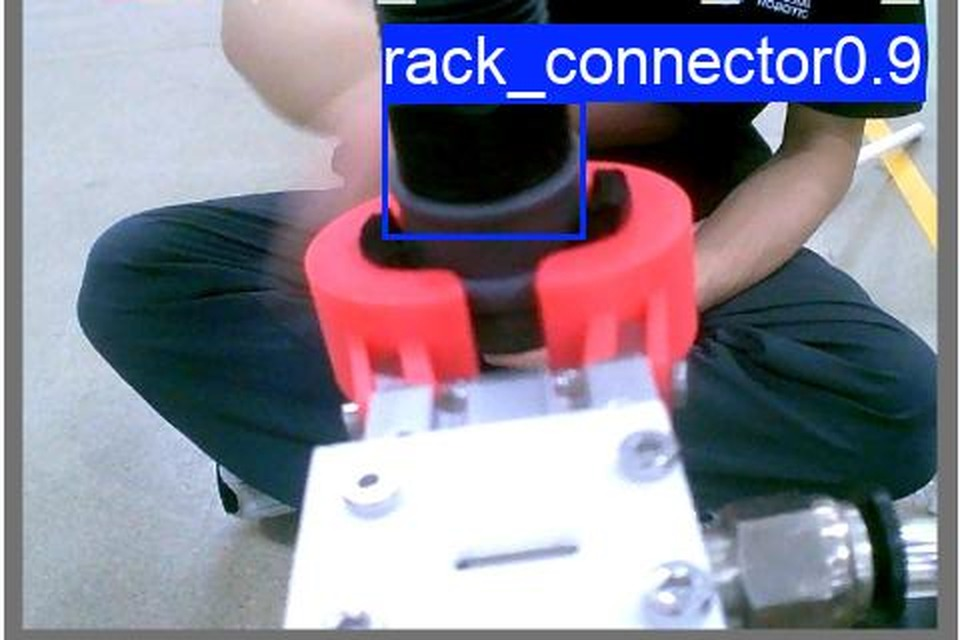
#> input picture images/detection_single.jpg, 960 x 640 px
$ python annotate_connector.py --images ../images
#> lines starting #> are read from the running program, lines starting #| are printed output that depends on the picture; after the words box and inside, x2 and y2 are one past the last pixel; in counts of white or black regions, pixels touching at a corner belong together
"""Minimal YOLO bbox annotator for connector-like classes.

Controls:
- Drag left mouse button: draw one connector box; repeat for multiple boxes.
- s: save current labels and go next; empty labels are allowed after c.
- n or d: next image without saving.
- a: previous image.
- z or BACKSPACE: delete last box.
- c: clear all boxes.
- q or ESC: quit.
"""

from __future__ import annotations

import argparse
from pathlib import Path

import cv2


IMAGE_EXTS = {".jpg", ".jpeg", ".png", ".bmp"}


def parse_args():
    parser = argparse.ArgumentParser()
    parser.add_argument("--images", required=True)
    parser.add_argument("--class-name", default="connector")
    parser.add_argument("--class-id", type=int, default=0)
    return parser.parse_args()


def load_images(path: Path):
    return sorted(p for p in path.iterdir() if p.suffix.lower() in IMAGE_EXTS)


def label_path(image_path: Path) -> Path:
    return image_path.with_suffix(".txt")


def read_existing_boxes(image_path: Path):
    txt = label_path(image_path)
    if not txt.exists():
        return []
    lines = [line.strip() for line in txt.read_text(encoding="utf-8").splitlines() if line.strip()]
    if not lines:
        return []
    image = cv2.imread(str(image_path))
    if image is None:
        return []
    ih, iw = image.shape[:2]
    boxes = []
    for line in lines:
        parts = line.split()
        if len(parts) != 5:
            continue
        _, cx, cy, w, h = map(float, parts)
        x1 = int((cx - w / 2) * iw)
        y1 = int((cy - h / 2) * ih)
        x2 = int((cx + w / 2) * iw)
        y2 = int((cy + h / 2) * ih)
        box = normalize_box((x1, y1, x2, y2), iw, ih)
        if box is not None:
            boxes.append(box)
    return boxes


# [26 lines left out: functions normalize_box, save_yolo, not called in this run]


def main():
    args = parse_args()
    image_dir = Path(args.images)
    images = load_images(image_dir)
    if not images:
        raise SystemExit(f"no images found in {image_dir}")

    (image_dir / "classes.txt").write_text(f"{args.class_name}\n", encoding="utf-8")

    index = 0
    drawing = False
    start = None
    boxes = []
    preview_box = None
    window = "annotate connector"

    # [18 lines left out: function mouse, not called in this run]

    cv2.namedWindow(window, cv2.WINDOW_NORMAL)
    cv2.setMouseCallback(window, mouse)

    while 0 <= index < len(images):
        image_path = images[index]
        boxes = read_existing_boxes(image_path)
        preview_box = None

        while index < len(images) and images[index] == image_path:
            image = cv2.imread(str(image_path))
#> image is the input picture: shape (640, 960, 3); mean B, G, R 149.3, 130.1, 133.7
            if image is None:
                index += 1
                break
            ih, iw = image.shape[:2]
#> ih = 640; iw = 960

            frame = image.copy()
            for box_index, box in enumerate(boxes, start=1):
                normalized = normalize_box(box, iw, ih)
                if normalized is not None:
                    x1, y1, x2, y2 = normalized
                    cv2.rectangle(frame, (x1, y1), (x2, y2), (0, 255, 255), 2)
                    cv2.putText(
                        frame,
                        f"{args.class_name} {box_index}",
                        (x1, max(20, y1 - 8)),
                        cv2.FONT_HERSHEY_SIMPLEX,
                        0.7,
                        (0, 255, 255),
                        2,
                    )

            if preview_box is not None:
                normalized = normalize_box(preview_box, iw, ih)
                if normalized is not None:
                    x1, y1, x2, y2 = normalized
                    cv2.rectangle(frame, (x1, y1), (x2, y2), (80, 220, 255), 1)

            text = f"{index + 1}/{len(images)} {image_path.name}  boxes:{len(boxes)} | s save | z undo | n next | a prev | c clear | q quit"
            cv2.putText(frame, text, (12, 28), cv2.FONT_HERSHEY_SIMPLEX, 0.65, (0, 255, 0), 2)
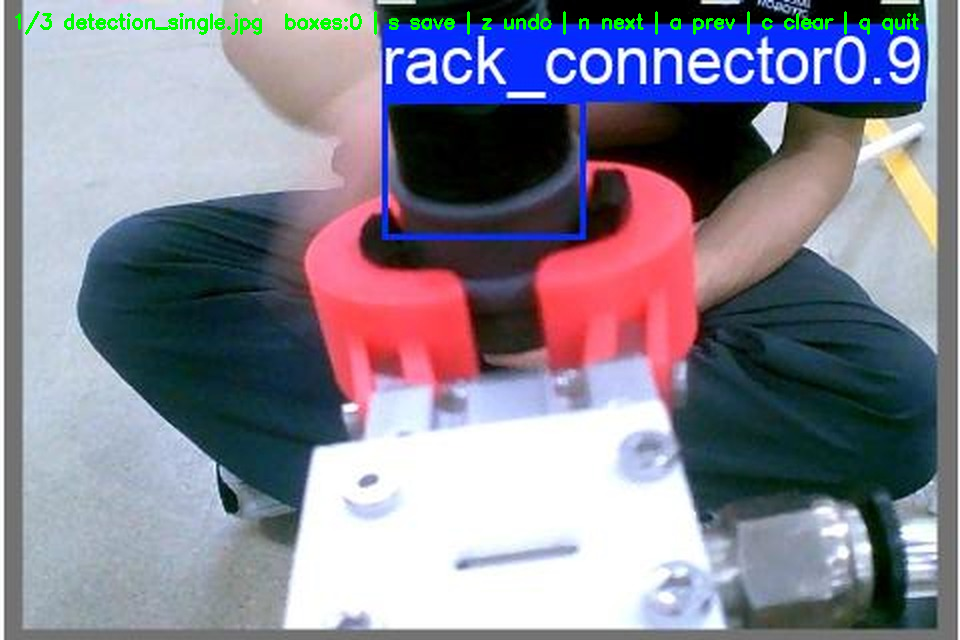
#> frame: shape (640, 960, 3); 0.83% of pixels changed, all inside (x1, y1, x2, y2) = (15, 11, 919, 35)
            cv2.imshow(window, frame)

            key = cv2.waitKey(20) & 0xFF
#> (key q is pressed here)
            if key in (27, ord("q")):
                index = len(images)
                break
            if key in (ord("c"),):
                boxes = []
            elif key in (ord("z"), 8):
                if boxes:
                    boxes.pop()
            elif key in (ord("s"),):
                save_yolo(image_path, boxes, args.class_id)
                print(f"saved {label_path(image_path)} boxes:{len(boxes)}")
                index += 1
                boxes = []
                break
            elif key in (ord("n"), ord("d")):
                index += 1
                boxes = []
                break
            elif key in (ord("a"),):
                index = max(0, index - 1)
                boxes = []
                break

    cv2.destroyAllWindows()


if __name__ == "__main__":
    main()

$ run again, on images/runtime_tracking.jpg
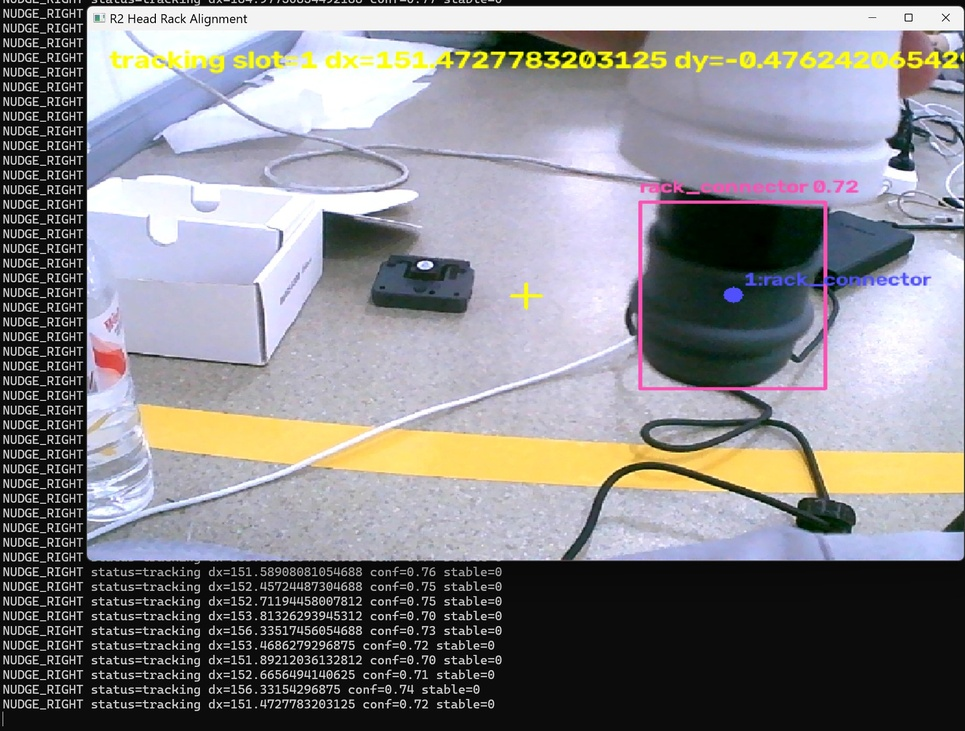
#> input picture images/runtime_tracking.jpg, 965 x 731 px, shrunk from 1839 x 1393 before the run
#> in main, image is the input picture: shape (731, 965, 3); mean B, G, R 135.4, 131.9, 133.2
#> in main, `cv2.putText(frame, text, (12, 28), cv2.FONT_HERSHEY_SIMPLEX, 0.65, (0,..`:
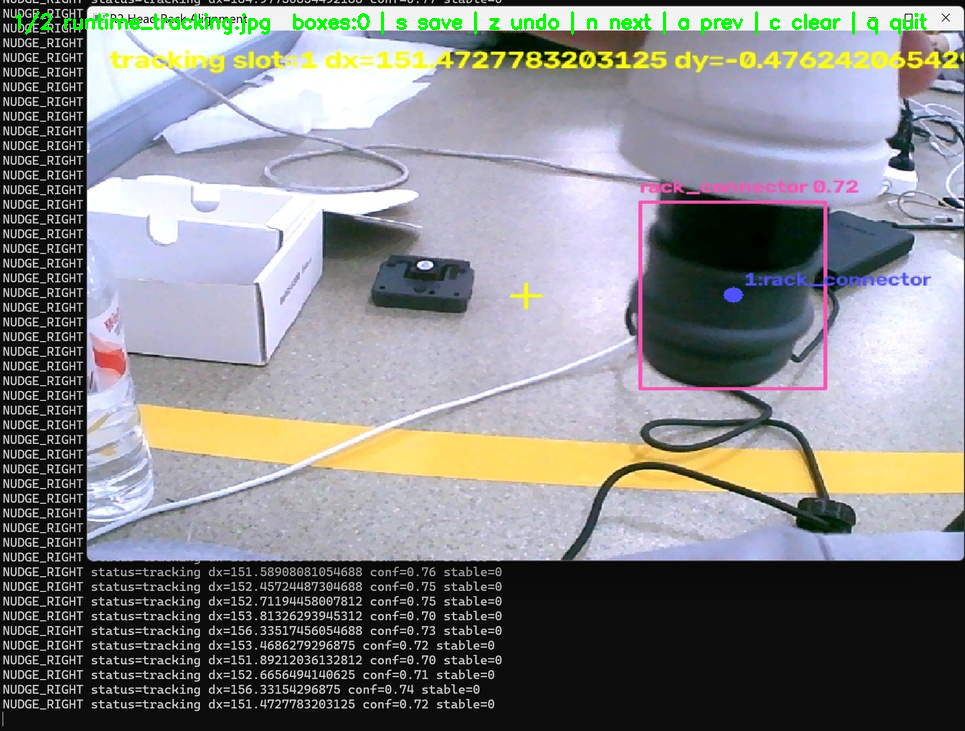
#> frame: shape (731, 965, 3); 0.72% of pixels changed, all inside (x1, y1, x2, y2) = (15, 11, 927, 35)
